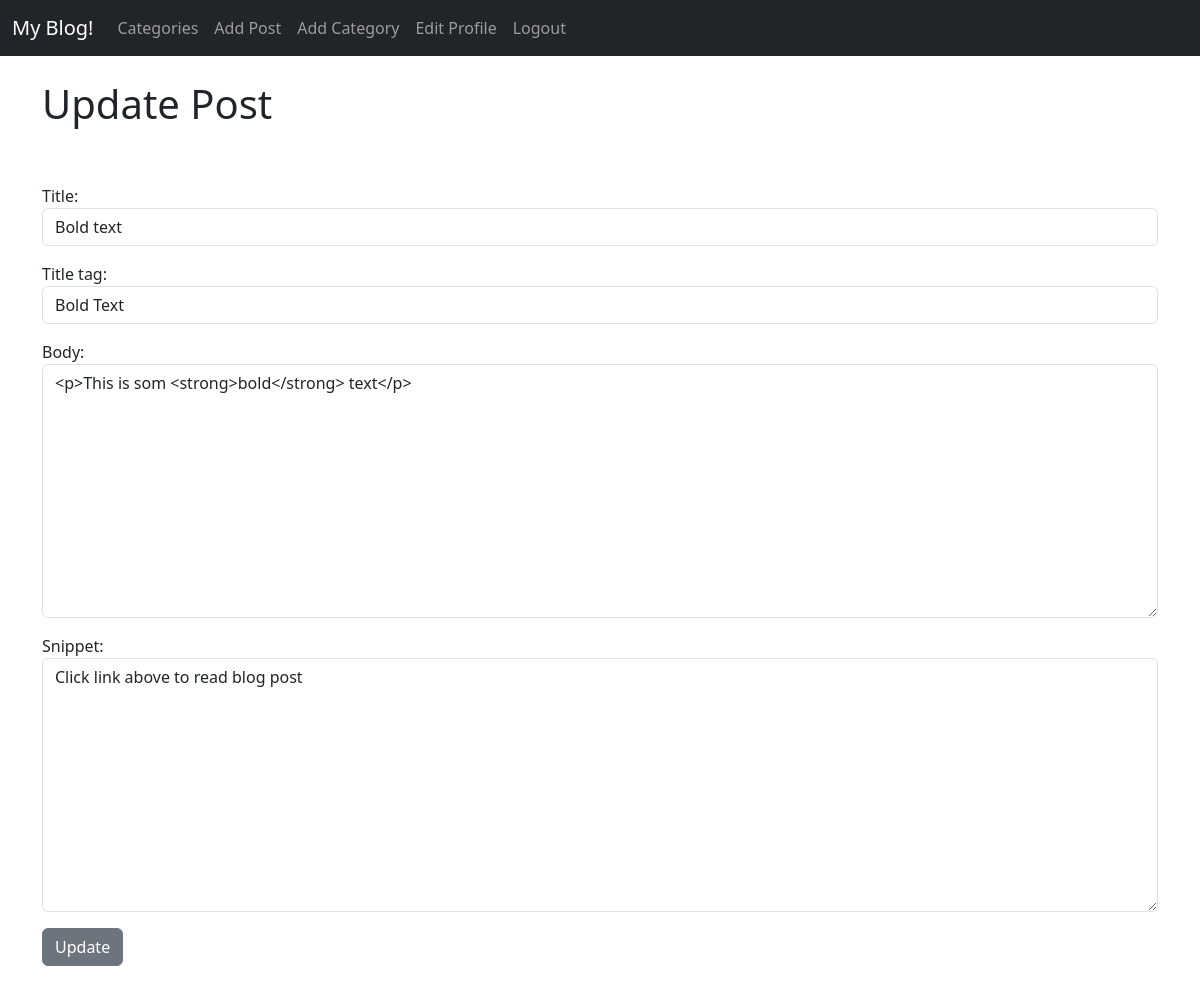
Before: /article/edit/17 (signed in) with the older database file.
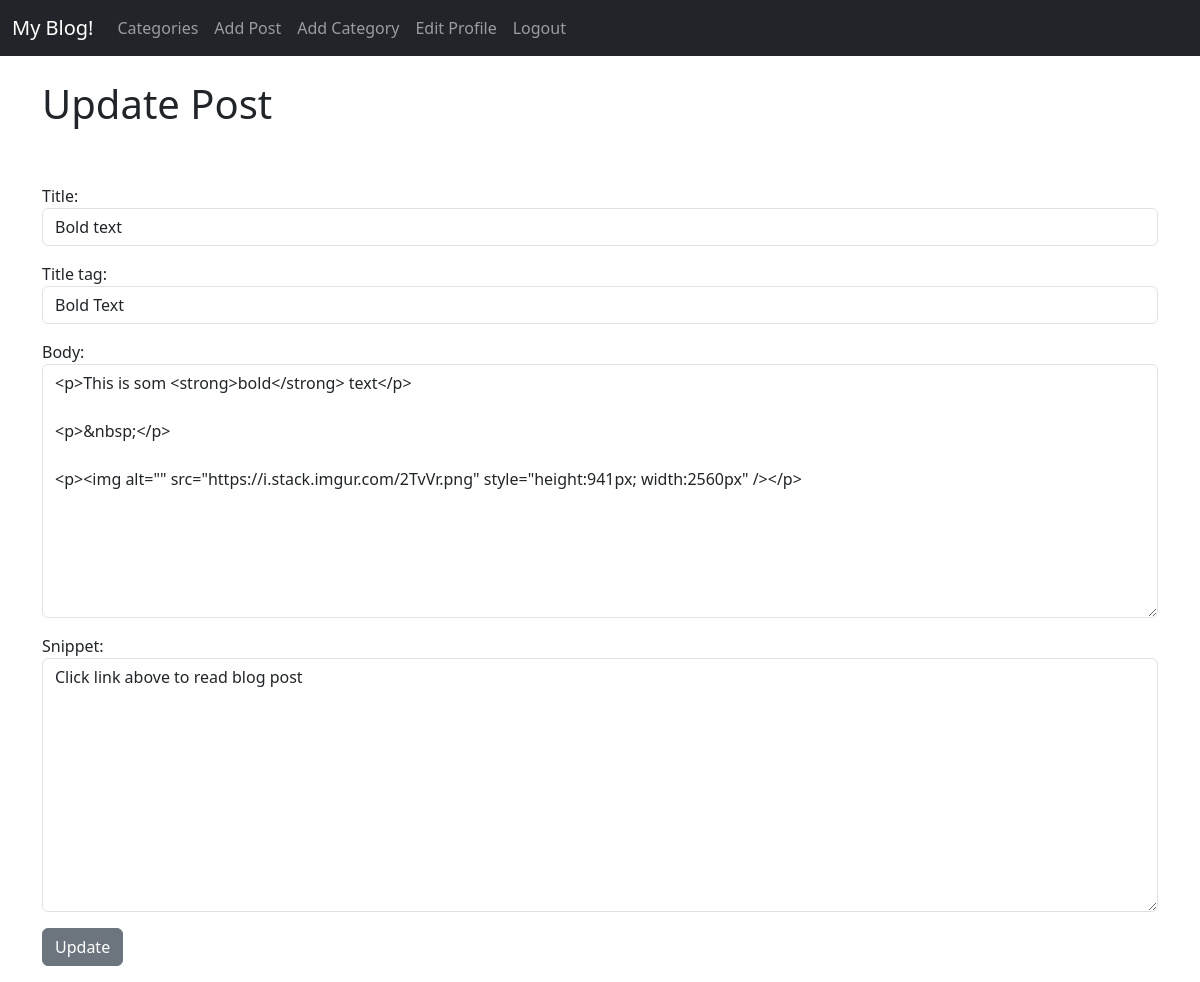
After: the same page with the newer database file.
### theblog/models.py (models this page shows, shortened)
class Post(models.Model):
    title = models.CharField(max_length=255)
    title_tag = models.CharField(max_length=255)
    author = models.ForeignKey(User, on_delete=models.CASCADE)
    body = RichTextField(blank=True, null=True)
    post_date = models.DateField(auto_now_add=True)
    category = models.CharField(max_length=255, default='uncategorized')
    snippet = models.CharField(max_length=255)
    likes = models.ManyToManyField(User, related_name='blog_posts')

### theblog/views.py (the view)
# urls.py: path('article/edit/<int:pk>', UpdatePostView.as_view(), name="update_post"),
class UpdatePostView(UpdateView):
    model = Post
    form_class = EditForm
    template_name = 'update_post.html'

### theblog/forms.py
class EditForm(forms.ModelForm):
    class Meta:
        model = Post
        fields = ('title', 'title_tag', 'body', 'snippet')
        widgets = {
            'title': forms.TextInput(attrs={'class': 'form-control', 'placeholder': 'Insert Title'}),
            'title_tag': forms.TextInput(attrs={'class': 'form-control'}),
            'body': forms.Textarea(attrs={'class': 'form-control'}),
            'snippet': forms.Textarea(attrs={'class': 'form-control'}),
        }

### theblog/templates/update_post.html (shortened to what this page needs)
{% extends 'base.html' %}
{% block content %}
{% if user.is_authenticated %}
    {% if user.id == post.author.id %}
        <h1>Update Post</h1>
        <br/><br/>
        <div class="mb-3">
        <form method="POST">
            {{ form.as_p }}
            <button class="btn btn-secondary">Update</button>
        </form>
        </div>
    {% else %}
        You are not allowed here!!
    {% endif %}
{% else %}
You are not allowed here!
{% endif %}
{% endblock %}

Changed rows visible on the page:
changed Post "Bold text": body "<p>This is som <strong>bold</strong> text</p>" → "<p>This is som <strong>bold</strong> text</p> <p>&nbsp;</p> <p><img alt=\"\" src=\"https://i.stack.imgur.com/2TvVr.png\" style=\"height:941px; width:2560px\" /></p>"
